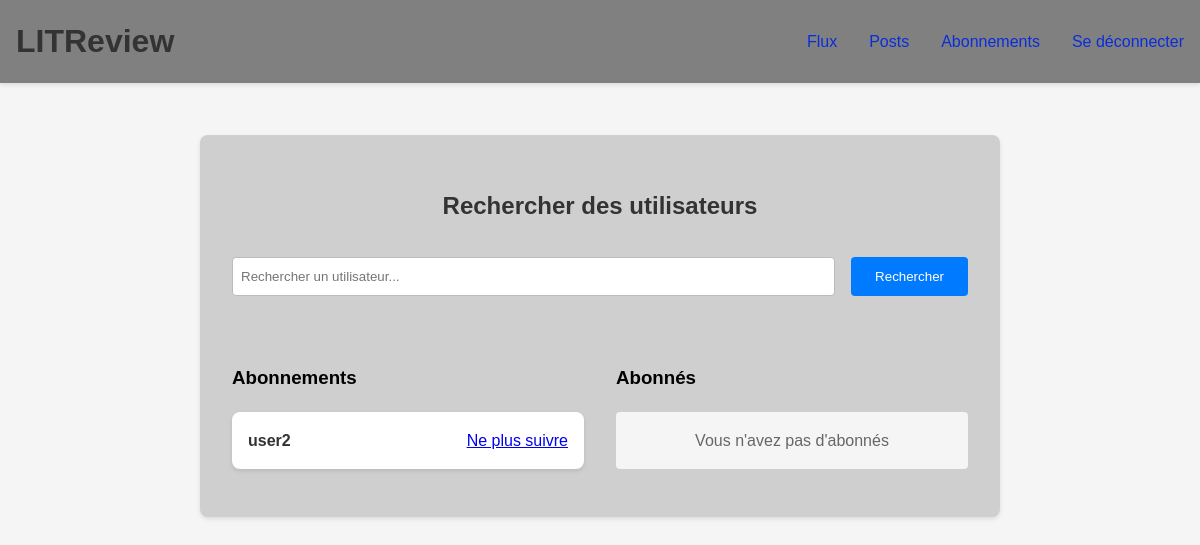
The app's page /subscriptions/ (signed in), older data.
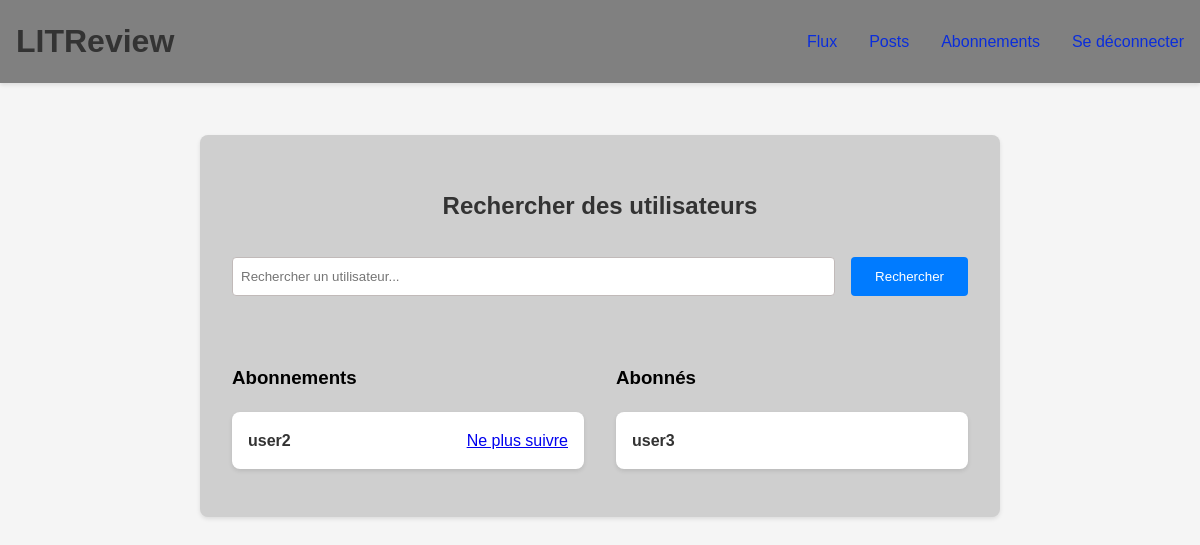
The same page, newer data.
### func/models.py (models this page shows, shortened)
class UserFollows(models.Model):
    user = models.ForeignKey(
        to=settings.AUTH_USER_MODEL,
        on_delete=models.CASCADE,
        related_name='following'
    )
    followed_user = models.ForeignKey(
        to=settings.AUTH_USER_MODEL,
        on_delete=models.CASCADE,
        related_name='followed_by'
    )
    created_at = models.DateTimeField(default=timezone.now)
    class Meta:
        unique_together = ('user', 'followed_user')
        ordering = ['-created_at']
        verbose_name = 'Abonnement'
        verbose_name_plural = 'Abonnements'

### authe/models.py (models this page shows, shortened)
class User(AbstractUser):
    email = models.EmailField(blank=True)  # champs 'email' optionnel avec (blank=True)
    class Meta:
        verbose_name = 'User'
        verbose_name_plural = 'Users'

### func/views.py (the view, shortened to what this page needs)
# urls.py: path('subscriptions/', subscriptions, name='subscriptions'),
@login_required(login_url='login')
def subscriptions(request):
    form = UserSearchForm(request.POST or None)
    search_results = []
    following = UserFollows.objects.filter(user=request.user)
    followers = UserFollows.objects.filter(followed_user=request.user)
    context = {
        'form': form,
        'search_results': search_results,
        'following': following,
        'followers': followers,
    }
    return render(request, 'func/subscriptions.html', context)

### func/forms.py
class UserSearchForm(forms.Form):
    username = forms.CharField(
        max_length=150,
        required=True,
        widget=forms.TextInput(attrs={
            'class': 'form-control',
            'placeholder': 'Rechercher un utilisateur...'
        })
    )

### templates/func/subscriptions.html (shortened to what this page needs)
{% extends 'base.html' %}
{% block content %}
<div class="review-container">
    <div class="subscriptions-container">
        <div class="search-section">
            <h2 class="page-title">Rechercher des utilisateurs</h2>
            <form method="post" class="search-form">
                <div class="form-group search-box">
                    {{ form.username }}
                    <button type="submit" class="btn-submit">Rechercher</button>
                </div>
            </form>
        </div>
        <div class="subscriptions-grid">
            <div class="following-section">
                <h3>Abonnements</h3>
                <div class="users-list">
                    {% for follow in following %}
                        <div class="user-card">
                            <span class="username">{{ follow.followed_user.username }}</span>
                            <a href="{% url 'unfollow_user' follow.followed_user.id %}" class="btn-action btn-delete">
                                Ne plus suivre
                            </a>
                        </div>
                    {% empty %}
                        <p class="no-users">Vous ne suivez personne</p>
                    {% endfor %}
                </div>
            </div>
            <div class="followers-section">
                <h3>Abonnés</h3>
                <div class="users-list">
                    {% for follower in followers %}
                        <div class="user-card">
                            <span class="username">{{ follower.user.username }}</span>
                        </div>
                    {% empty %}
                        <p class="no-users">Vous n'avez pas d'abonnés</p>
                    {% endfor %}
                </div>
            </div>
        </div>
    </div>
</div>
{% endblock %}

Row changes from the older to the newer data that the page shows:
added UserFollows: user.username "user3", shown under "Abonnés"
Text that changed along with them:
text no longer shown: "Vous n'avez pas d'abonnés"
